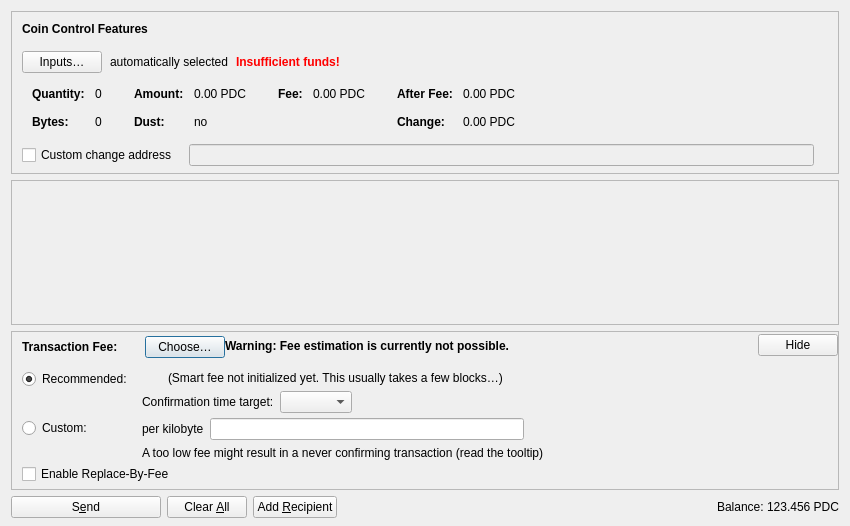
<?xml version="1.0" encoding="UTF-8"?>
<ui version="4.0">
 <class>SendCoinsDialog</class>
 <widget class="QDialog" name="SendCoinsDialog">
  <property name="geometry">
   <rect>
    <x>0</x>
    <y>0</y>
    <width>850</width>
    <height>526</height>
   </rect>
  </property>
  <property name="windowTitle">
   <string>Send Coins</string>
  </property>
  <layout class="QVBoxLayout" name="verticalLayout" stretch="0,1,0,0">
   <property name="bottomMargin">
    <number>8</number>
   </property>
   <item>
    <widget class="QFrame" name="frameCoinControl">
     <property name="sizePolicy">
      <sizepolicy hsizetype="Expanding" vsizetype="Expanding">
       <horstretch>0</horstretch>
       <verstretch>0</verstretch>
      </sizepolicy>
     </property>
     <property name="maximumSize">
      <size>
       <width>16777215</width>
       <height>16777215</height>
      </size>
     </property>
     <property name="frameShape">
      <enum>QFrame::StyledPanel</enum>
     </property>
     <property name="frameShadow">
      <enum>QFrame::Sunken</enum>
     </property>
     <layout class="QVBoxLayout" name="verticalLayoutCoinControl2">
      <property name="spacing">
       <number>0</number>
      </property>
      <property name="leftMargin">
       <number>0</number>
      </property>
      <property name="topMargin">
       <number>0</number>
      </property>
      <property name="rightMargin">
       <number>0</number>
      </property>
      <property name="bottomMargin">
       <number>6</number>
      </property>
      <item>
       <layout class="QVBoxLayout" name="verticalLayoutCoinControl" stretch="0,0,0,0,1">
        <property name="spacing">
         <number>0</number>
        </property>
        <property name="leftMargin">
         <number>10</number>
        </property>
        <property name="topMargin">
         <number>10</number>
        </property>
        <item>
         <layout class="QHBoxLayout" name="horizontalLayoutCoinControl1">
          <property name="bottomMargin">
           <number>15</number>
          </property>
          <item>
           <widget class="QLabel" name="labelCoinControlFeatures">
            <property name="sizePolicy">
             <sizepolicy hsizetype="Preferred" vsizetype="Maximum">
              <horstretch>0</horstretch>
              <verstretch>0</verstretch>
             </sizepolicy>
            </property>
            <property name="font">
             <font>
              <weight>75</weight>
              <bold>true</bold>
             </font>
            </property>
            <property name="styleSheet">
             <string notr="true">font-weight:bold;</string>
            </property>
            <property name="text">
             <string>Coin Control Features</string>
            </property>
           </widget>
          </item>
         </layout>
        </item>
        <item>
         <layout class="QHBoxLayout" name="horizontalLayoutCoinControl2" stretch="0,0,0,0">
          <property name="spacing">
           <number>8</number>
          </property>
          <property name="bottomMargin">
           <number>10</number>
          </property>
          <item>
           <widget class="QPushButton" name="pushButtonCoinControl">
            <property name="styleSheet">
             <string notr="true"/>
            </property>
            <property name="text">
             <string>Inputs…</string>
            </property>
            <property name="autoDefault">
             <bool>false</bool>
            </property>
           </widget>
          </item>
          <item>
           <widget class="QLabel" name="labelCoinControlAutomaticallySelected">
            <property name="text">
             <string>automatically selected</string>
            </property>
            <property name="margin">
             <number>5</number>
            </property>
           </widget>
          </item>
          <item>
           <widget class="QLabel" name="labelCoinControlInsuffFunds">
            <property name="font">
             <font>
              <weight>75</weight>
              <bold>true</bold>
             </font>
            </property>
            <property name="styleSheet">
             <string notr="true">color:red;font-weight:bold;</string>
            </property>
            <property name="text">
             <string>Insufficient funds!</string>
            </property>
            <property name="margin">
             <number>5</number>
            </property>
           </widget>
          </item>
          <item>
           <spacer name="horizontalSpacerCoinControl">
            <property name="orientation">
             <enum>Qt::Horizontal</enum>
            </property>
            <property name="sizeHint" stdset="0">
             <size>
              <width>40</width>
              <height>1</height>
             </size>
            </property>
           </spacer>
          </item>
         </layout>
        </item>
        <item>
         <widget class="QWidget" name="widgetCoinControl" native="true">
          <property name="sizePolicy">
           <sizepolicy hsizetype="Preferred" vsizetype="Preferred">
            <horstretch>0</horstretch>
            <verstretch>0</verstretch>
           </sizepolicy>
          </property>
          <property name="minimumSize">
           <size>
            <width>0</width>
            <height>0</height>
           </size>
          </property>
          <property name="styleSheet">
           <string notr="true"/>
          </property>
          <layout class="QHBoxLayout" name="horizontalLayoutCoinControl5">
           <property name="leftMargin">
            <number>0</number>
           </property>
           <property name="topMargin">
            <number>0</number>
           </property>
           <property name="rightMargin">
            <number>0</number>
           </property>
           <property name="bottomMargin">
            <number>0</number>
           </property>
           <item>
            <layout class="QHBoxLayout" name="horizontalLayoutCoinControl3" stretch="0,0,0,1">
             <property name="spacing">
              <number>20</number>
             </property>
             <property name="topMargin">
              <number>0</number>
             </property>
             <property name="bottomMargin">
              <number>10</number>
             </property>
             <item>
              <layout class="QFormLayout" name="formLayoutCoinControl1">
               <property name="horizontalSpacing">
                <number>10</number>
               </property>
               <property name="verticalSpacing">
                <number>14</number>
               </property>
               <property name="leftMargin">
                <number>10</number>
               </property>
               <property name="topMargin">
                <number>4</number>
               </property>
               <property name="rightMargin">
                <number>6</number>
               </property>
               <item row="0" column="0">
                <widget class="QLabel" name="labelCoinControlQuantityText">
                 <property name="font">
                  <font>
                   <weight>75</weight>
                   <bold>true</bold>
                  </font>
                 </property>
                 <property name="text">
                  <string>Quantity:</string>
                 </property>
                 <property name="margin">
                  <number>0</number>
                 </property>
                </widget>
               </item>
               <item row="0" column="1">
                <widget class="QLabel" name="labelCoinControlQuantity">
                 <property name="cursor">
                  <cursorShape>IBeamCursor</cursorShape>
                 </property>
                 <property name="contextMenuPolicy">
                  <enum>Qt::ActionsContextMenu</enum>
                 </property>
                 <property name="text">
                  <string notr="true">0</string>
                 </property>
                 <property name="margin">
                  <number>0</number>
                 </property>
                 <property name="textInteractionFlags">
                  <set>Qt::LinksAccessibleByMouse|Qt::TextSelectableByKeyboard|Qt::TextSelectableByMouse</set>
                 </property>
                </widget>
               </item>
               <item row="1" column="0">
                <widget class="QLabel" name="labelCoinControlBytesText">
                 <property name="font">
                  <font>
                   <weight>75</weight>
                   <bold>true</bold>
                  </font>
                 </property>
                 <property name="text">
                  <string>Bytes:</string>
                 </property>
                </widget>
               </item>
               <item row="1" column="1">
                <widget class="QLabel" name="labelCoinControlBytes">
                 <property name="cursor">
                  <cursorShape>IBeamCursor</cursorShape>
                 </property>
                 <property name="contextMenuPolicy">
                  <enum>Qt::ActionsContextMenu</enum>
                 </property>
                 <property name="text">
                  <string notr="true">0</string>
                 </property>
                 <property name="textInteractionFlags">
                  <set>Qt::LinksAccessibleByMouse|Qt::TextSelectableByKeyboard|Qt::TextSelectableByMouse</set>
                 </property>
                </widget>
               </item>
              </layout>
             </item>
             <item>
              <layout class="QFormLayout" name="formLayoutCoinControl2">
               <property name="horizontalSpacing">
                <number>10</number>
               </property>
               <property name="verticalSpacing">
                <number>14</number>
               </property>
               <property name="leftMargin">
                <number>6</number>
               </property>
               <property name="topMargin">
                <number>4</number>
               </property>
               <property name="rightMargin">
                <number>6</number>
               </property>
               <item row="0" column="0">
                <widget class="QLabel" name="labelCoinControlAmountText">
                 <property name="font">
                  <font>
                   <weight>75</weight>
                   <bold>true</bold>
                  </font>
                 </property>
                 <property name="text">
                  <string>Amount:</string>
                 </property>
                 <property name="margin">
                  <number>0</number>
                 </property>
                </widget>
               </item>
               <item row="0" column="1">
                <widget class="QLabel" name="labelCoinControlAmount">
                 <property name="cursor">
                  <cursorShape>IBeamCursor</cursorShape>
                 </property>
                 <property name="contextMenuPolicy">
                  <enum>Qt::ActionsContextMenu</enum>
                 </property>
                 <property name="text">
                  <string notr="true">0.00 PDC</string>
                 </property>
                 <property name="textInteractionFlags">
                  <set>Qt::LinksAccessibleByMouse|Qt::TextSelectableByKeyboard|Qt::TextSelectableByMouse</set>
                 </property>
                </widget>
               </item>
               <item row="1" column="0">
                <widget class="QLabel" name="labelCoinControlLowOutputText">
                 <property name="font">
                  <font>
                   <weight>75</weight>
                   <bold>true</bold>
                  </font>
                 </property>
                 <property name="text">
                  <string>Dust:</string>
                 </property>
                </widget>
               </item>
               <item row="1" column="1">
                <widget class="QLabel" name="labelCoinControlLowOutput">
                 <property name="cursor">
                  <cursorShape>IBeamCursor</cursorShape>
                 </property>
                 <property name="contextMenuPolicy">
                  <enum>Qt::ActionsContextMenu</enum>
                 </property>
                 <property name="text">
                  <string notr="true">no</string>
                 </property>
                 <property name="textInteractionFlags">
                  <set>Qt::LinksAccessibleByMouse|Qt::TextSelectableByKeyboard|Qt::TextSelectableByMouse</set>
                 </property>
                </widget>
               </item>
              </layout>
             </item>
             <item>
              <layout class="QFormLayout" name="formLayoutCoinControl3">
               <property name="horizontalSpacing">
                <number>10</number>
               </property>
               <property name="verticalSpacing">
                <number>14</number>
               </property>
               <property name="leftMargin">
                <number>6</number>
               </property>
               <property name="topMargin">
                <number>4</number>
               </property>
               <property name="rightMargin">
                <number>6</number>
               </property>
               <item row="0" column="0">
                <widget class="QLabel" name="labelCoinControlFeeText">
                 <property name="font">
                  <font>
                   <weight>75</weight>
                   <bold>true</bold>
                  </font>
                 </property>
                 <property name="text">
                  <string>Fee:</string>
                 </property>
                 <property name="margin">
                  <number>0</number>
                 </property>
                </widget>
               </item>
               <item row="0" column="1">
                <widget class="QLabel" name="labelCoinControlFee">
                 <property name="cursor">
                  <cursorShape>IBeamCursor</cursorShape>
                 </property>
                 <property name="contextMenuPolicy">
                  <enum>Qt::ActionsContextMenu</enum>
                 </property>
                 <property name="text">
                  <string notr="true">0.00 PDC</string>
                 </property>
                 <property name="textInteractionFlags">
                  <set>Qt::LinksAccessibleByMouse|Qt::TextSelectableByKeyboard|Qt::TextSelectableByMouse</set>
                 </property>
                </widget>
               </item>
              </layout>
             </item>
             <item>
              <layout class="QFormLayout" name="formLayoutCoinControl4">
               <property name="horizontalSpacing">
                <number>10</number>
               </property>
               <property name="verticalSpacing">
                <number>14</number>
               </property>
               <property name="leftMargin">
                <number>6</number>
               </property>
               <property name="topMargin">
                <number>4</number>
               </property>
               <property name="rightMargin">
                <number>6</number>
               </property>
               <item row="0" column="0">
                <widget class="QLabel" name="labelCoinControlAfterFeeText">
                 <property name="font">
                  <font>
                   <weight>75</weight>
                   <bold>true</bold>
                  </font>
                 </property>
                 <property name="text">
                  <string>After Fee:</string>
                 </property>
                 <property name="margin">
                  <number>0</number>
                 </property>
                </widget>
               </item>
               <item row="0" column="1">
                <widget class="QLabel" name="labelCoinControlAfterFee">
                 <property name="cursor">
                  <cursorShape>IBeamCursor</cursorShape>
                 </property>
                 <property name="contextMenuPolicy">
                  <enum>Qt::ActionsContextMenu</enum>
                 </property>
                 <property name="text">
                  <string notr="true">0.00 PDC</string>
                 </property>
                 <property name="textInteractionFlags">
                  <set>Qt::LinksAccessibleByMouse|Qt::TextSelectableByKeyboard|Qt::TextSelectableByMouse</set>
                 </property>
                </widget>
               </item>
               <item row="1" column="0">
                <widget class="QLabel" name="labelCoinControlChangeText">
                 <property name="font">
                  <font>
                   <weight>75</weight>
                   <bold>true</bold>
                  </font>
                 </property>
                 <property name="text">
                  <string>Change:</string>
                 </property>
                </widget>
               </item>
               <item row="1" column="1">
                <widget class="QLabel" name="labelCoinControlChange">
                 <property name="cursor">
                  <cursorShape>IBeamCursor</cursorShape>
                 </property>
                 <property name="contextMenuPolicy">
                  <enum>Qt::ActionsContextMenu</enum>
                 </property>
                 <property name="text">
                  <string notr="true">0.00 PDC</string>
                 </property>
                 <property name="textInteractionFlags">
                  <set>Qt::LinksAccessibleByMouse|Qt::TextSelectableByKeyboard|Qt::TextSelectableByMouse</set>
                 </property>
                </widget>
               </item>
              </layout>
             </item>
            </layout>
           </item>
          </layout>
         </widget>
        </item>
        <item>
         <layout class="QHBoxLayout" name="horizontalLayoutCoinControl4" stretch="0,0,0">
          <property name="spacing">
           <number>12</number>
          </property>
          <property name="sizeConstraint">
           <enum>QLayout::SetDefaultConstraint</enum>
          </property>
          <property name="topMargin">
           <number>5</number>
          </property>
          <property name="rightMargin">
           <number>5</number>
          </property>
          <item>
           <widget class="QCheckBox" name="checkBoxCoinControlChange">
            <property name="toolTip">
             <string>If this is activated, but the change address is empty or invalid, change will be sent to a newly generated address.</string>
            </property>
            <property name="text">
             <string>Custom change address</string>
            </property>
           </widget>
          </item>
          <item>
           <widget class="QValidatedLineEdit" name="lineEditCoinControlChange">
            <property name="enabled">
             <bool>false</bool>
            </property>
            <property name="sizePolicy">
             <sizepolicy hsizetype="Expanding" vsizetype="Fixed">
              <horstretch>0</horstretch>
              <verstretch>0</verstretch>
             </sizepolicy>
            </property>
           </widget>
          </item>
          <item>
           <widget class="QLabel" name="labelCoinControlChangeLabel">
            <property name="sizePolicy">
             <sizepolicy hsizetype="Preferred" vsizetype="Expanding">
              <horstretch>0</horstretch>
              <verstretch>0</verstretch>
             </sizepolicy>
            </property>
            <property name="minimumSize">
             <size>
              <width>0</width>
              <height>0</height>
             </size>
            </property>
            <property name="text">
             <string/>
            </property>
            <property name="margin">
             <number>3</number>
            </property>
           </widget>
          </item>
         </layout>
        </item>
        <item>
         <spacer name="verticalSpacerCoinControl">
          <property name="orientation">
           <enum>Qt::Vertical</enum>
          </property>
          <property name="sizeHint" stdset="0">
           <size>
            <width>800</width>
            <height>1</height>
           </size>
          </property>
         </spacer>
        </item>
       </layout>
      </item>
     </layout>
    </widget>
   </item>
   <item>
    <widget class="QScrollArea" name="scrollArea">
     <property name="widgetResizable">
      <bool>true</bool>
     </property>
     <widget class="QWidget" name="scrollAreaWidgetContents">
      <property name="geometry">
       <rect>
        <x>0</x>
        <y>0</y>
        <width>830</width>
        <height>104</height>
       </rect>
      </property>
      <layout class="QVBoxLayout" name="verticalLayout_2" stretch="0,1">
       <property name="leftMargin">
        <number>0</number>
       </property>
       <property name="topMargin">
        <number>0</number>
       </property>
       <property name="rightMargin">
        <number>0</number>
       </property>
       <property name="bottomMargin">
        <number>0</number>
       </property>
       <item>
        <layout class="QVBoxLayout" name="entries">
         <property name="spacing">
          <number>6</number>
         </property>
        </layout>
       </item>
       <item>
        <spacer name="verticalSpacer">
         <property name="orientation">
          <enum>Qt::Vertical</enum>
         </property>
         <property name="sizeHint" stdset="0">
          <size>
           <width>20</width>
           <height>40</height>
          </size>
         </property>
        </spacer>
       </item>
      </layout>
     </widget>
    </widget>
   </item>
   <item>
    <widget class="QFrame" name="frameFee">
     <property name="sizePolicy">
      <sizepolicy hsizetype="Expanding" vsizetype="Expanding">
       <horstretch>0</horstretch>
       <verstretch>0</verstretch>
      </sizepolicy>
     </property>
     <property name="maximumSize">
      <size>
       <width>16777215</width>
       <height>16777215</height>
      </size>
     </property>
     <property name="frameShape">
      <enum>QFrame::StyledPanel</enum>
     </property>
     <property name="frameShadow">
      <enum>QFrame::Sunken</enum>
     </property>
     <layout class="QVBoxLayout" name="verticalLayoutFee1">
      <property name="spacing">
       <number>0</number>
      </property>
      <property name="leftMargin">
       <number>0</number>
      </property>
      <property name="topMargin">
       <number>0</number>
      </property>
      <property name="rightMargin">
       <number>0</number>
      </property>
      <property name="bottomMargin">
       <number>0</number>
      </property>
      <item>
       <layout class="QVBoxLayout" name="verticalLayoutFee2" stretch="0,0,0">
        <property name="spacing">
         <number>0</number>
        </property>
        <property name="leftMargin">
         <number>10</number>
        </property>
        <property name="topMargin">
         <number>0</number>
        </property>
        <item>
         <layout class="QHBoxLayout" name="horizontalLayoutFee1">
          <property name="bottomMargin">
           <number>0</number>
          </property>
          <item>
           <layout class="QVBoxLayout" name="verticalLayoutFee7">
            <property name="spacing">
             <number>0</number>
            </property>
            <item>
             <spacer name="verticalSpacerSmartFee">
              <property name="orientation">
               <enum>Qt::Vertical</enum>
              </property>
              <property name="sizeType">
               <enum>QSizePolicy::Fixed</enum>
              </property>
              <property name="sizeHint" stdset="0">
               <size>
                <width>1</width>
                <height>4</height>
               </size>
              </property>
             </spacer>
            </item>
            <item>
             <layout class="QHBoxLayout" name="horizontalLayoutSmartFee">
              <property name="spacing">
               <number>10</number>
              </property>
              <item>
               <widget class="QLabel" name="labelFeeHeadline">
                <property name="sizePolicy">
                 <sizepolicy hsizetype="Preferred" vsizetype="Maximum">
                  <horstretch>0</horstretch>
                  <verstretch>0</verstretch>
                 </sizepolicy>
                </property>
                <property name="font">
                 <font>
                  <weight>75</weight>
                  <bold>true</bold>
                 </font>
                </property>
                <property name="styleSheet">
                 <string notr="true">font-weight:bold;</string>
                </property>
                <property name="text">
                 <string>Transaction Fee:</string>
                </property>
               </widget>
              </item>
              <item>
               <widget class="QLabel" name="labelFeeMinimized">
                <property name="text">
                 <string/>
                </property>
               </widget>
              </item>
              <item>
               <widget class="QPushButton" name="buttonChooseFee">
                <property name="text">
                 <string>Choose…</string>
                </property>
               </widget>
              </item>
             </layout>
            </item>
            <item>
             <spacer name="verticalSpacer_5">
              <property name="orientation">
               <enum>Qt::Vertical</enum>
              </property>
              <property name="sizeHint" stdset="0">
               <size>
                <width>1</width>
                <height>1</height>
               </size>
              </property>
             </spacer>
            </item>
           </layout>
          </item>
          <item>
           <widget class="QLabel" name="fallbackFeeWarningLabel">
            <property name="toolTip">
             <string>Using the fallbackfee can result in sending a transaction that will take several hours or days (or never) to confirm. Consider choosing your fee manually or wait until you have validated the complete chain.</string>
            </property>
            <property name="font">
            <font>
                <weight>75</weight>
                <bold>true</bold>
            </font>
            </property>
            <property name="text">
             <string>Warning: Fee estimation is currently not possible.</string>
            </property>
            <property name="wordWrap">
             <bool>false</bool>
            </property>
           </widget>
          </item>
          <item>
           <spacer name="horizontalSpacer_4">
            <property name="orientation">
             <enum>Qt::Horizontal</enum>
            </property>
            <property name="sizeType">
             <enum>QSizePolicy::MinimumExpanding</enum>
            </property>
            <property name="sizeHint" stdset="0">
             <size>
              <width>40</width>
              <height>20</height>
             </size>
            </property>
           </spacer>
          </item>
          <item>
           <widget class="QPushButton" name="buttonMinimizeFee">
            <property name="toolTip">
             <string>Hide transaction fee settings</string>
            </property>
            <property name="text">
             <string>Hide</string>
            </property>
           </widget>
          </item>
         </layout>
        </item>
        <item>
         <widget class="QFrame" name="frameFeeSelection">
          <layout class="QVBoxLayout" name="verticalLayoutFee12">
           <property name="spacing">
            <number>0</number>
           </property>
           <property name="leftMargin">
            <number>0</number>
           </property>
           <property name="topMargin">
            <number>0</number>
           </property>
           <property name="rightMargin">
            <number>0</number>
           </property>
           <property name="bottomMargin">
            <number>0</number>
           </property>
           <item>
            <layout class="QGridLayout" name="gridLayoutFee">
             <property name="topMargin">
              <number>10</number>
             </property>
             <property name="bottomMargin">
              <number>4</number>
             </property>
             <property name="horizontalSpacing">
              <number>10</number>
             </property>
             <property name="verticalSpacing">
              <number>4</number>
             </property>
             <item row="1" column="1">
              <layout class="QVBoxLayout" name="verticalLayoutFee8">
               <property name="spacing">
                <number>6</number>
               </property>
               <item>
                <layout class="QHBoxLayout" name="horizontalLayoutFee13">
                 <item>
                  <widget class="QLabel" name="labelCustomPerKilobyte">
                   <property name="toolTip">
                    <string>Specify a custom fee per kB (1,000 bytes) of the transaction's virtual size.

Note:  Since the fee is calculated on a per-byte basis, a fee rate of "100 satoshis per kvB" for a transaction size of 500 virtual bytes (half of 1 kvB) would ultimately yield a fee of only 50 satoshis.</string>
                   </property>
                   <property name="text">
                    <string>per kilobyte</string>
                   </property>
                  </widget>
                 </item>
                 <item>
                  <widget class="PaydacoinAmountField" name="customFee"/>
                 </item>
                 <item>
                  <spacer name="horizontalSpacer_6">
                   <property name="orientation">
                    <enum>Qt::Horizontal</enum>
                   </property>
                   <property name="sizeHint" stdset="0">
                    <size>
                     <width>1</width>
                     <height>1</height>
                    </size>
                   </property>
                  </spacer>
                 </item>
                </layout>
               </item>
               <item>
                <layout class="QHBoxLayout" name="horizontalLayoutFee8">
                 <item>
                  <widget class="QLabel" name="labelCustomFeeWarning">
                   <property name="enabled">
                    <bool>true</bool>
                   </property>
                   <property name="toolTip">
                    <string>When there is less transaction volume than space in the blocks, miners as well as relaying nodes may enforce a minimum fee. Paying only this minimum fee is just fine, but be aware that this can result in a never confirming transaction once there is more demand for paydacoin transactions than the network can process.</string>
                   </property>
                   <property name="text">
                    <string>A too low fee might result in a never confirming transaction (read the tooltip)</string>
                   </property>
                  </widget>
                 </item>
                 <item>
                  <spacer name="horizontalSpacer_2">
                   <property name="orientation">
                    <enum>Qt::Horizontal</enum>
                   </property>
                   <property name="sizeHint" stdset="0">
                    <size>
                     <width>1</width>
                     <height>1</height>
                    </size>
                   </property>
                  </spacer>
                 </item>
                </layout>
               </item>
              </layout>
             </item>
             <item row="0" column="0">
              <layout class="QVBoxLayout" name="verticalLayoutFee4" stretch="0,1">
               <item>
                <widget class="QRadioButton" name="radioSmartFee">
                 <property name="text">
                  <string>Recommended:</string>
                 </property>
                 <property name="checked">
                  <bool>true</bool>
                 </property>
                 <attribute name="buttonGroup">
                  <string notr="true">groupFee</string>
                 </attribute>
                </widget>
               </item>
               <item>
                <spacer name="verticalSpacer_2">
                 <property name="orientation">
                  <enum>Qt::Vertical</enum>
                 </property>
                 <property name="sizeHint" stdset="0">
                  <size>
                   <width>1</width>
                   <height>1</height>
                  </size>
                 </property>
                </spacer>
               </item>
              </layout>
             </item>
             <item row="1" column="0">
              <layout class="QVBoxLayout" name="verticalLayoutFee9" stretch="0,1">
               <item>
                <widget class="QRadioButton" name="radioCustomFee">
                 <property name="text">
                  <string>Custom:</string>
                 </property>
                 <attribute name="buttonGroup">
                  <string notr="true">groupFee</string>
                 </attribute>
                </widget>
               </item>
               <item>
                <spacer name="verticalSpacer_6">
                 <property name="orientation">
                  <enum>Qt::Vertical</enum>
                 </property>
                 <property name="sizeHint" stdset="0">
                  <size>
                   <width>1</width>
                   <height>1</height>
                  </size>
                 </property>
                </spacer>
               </item>
              </layout>
             </item>
             <item row="0" column="1">
              <layout class="QVBoxLayout" name="verticalLayoutFee3" stretch="0,0,1">
               <property name="spacing">
                <number>6</number>
               </property>
               <property name="topMargin">
                <number>2</number>
               </property>
               <item>
                <layout class="QHBoxLayout" name="horizontalLayoutFee12">
                 <item>
                  <widget class="QLabel" name="labelSmartFee">
                   <property name="text">
                    <string/>
                   </property>
                  </widget>
                 </item>
                 <item>
                  <widget class="QLabel" name="labelFeeEstimation">
                   <property name="text">
                    <string/>
                   </property>
                  </widget>
                 </item>
                 <item>
                  <widget class="QLabel" name="labelSmartFee2">
                   <property name="text">
                    <string>(Smart fee not initialized yet. This usually takes a few blocks…)</string>
                   </property>
                  </widget>
                 </item>
                 <item>
                  <spacer name="horizontalSpacer_5">
                   <property name="orientation">
                    <enum>Qt::Horizontal</enum>
                   </property>
                   <property name="sizeHint" stdset="0">
                    <size>
                     <width>1</width>
                     <height>1</height>
                    </size>
                   </property>
                  </spacer>
                 </item>
                </layout>
               </item>
               <item>
                <layout class="QHBoxLayout" name="horizontalLayoutFee9">
                 <item>
                  <layout class="QVBoxLayout" name="verticalLayoutFee6">
                   <item>
                    <widget class="QLabel" name="labelSmartFee3">
                     <property name="text">
                      <string>Confirmation time target:</string>
                     </property>
                    </widget>
                   </item>
                  </layout>
                 </item>
                 <item>
                  <layout class="QVBoxLayout" name="verticalLayoutFee5">
                   <property name="rightMargin">
                    <number>30</number>
                   </property>
                   <item>
                    <layout class="QHBoxLayout" name="horizontalLayoutConfTarget">
                     <property name="bottomMargin">
                      <number>0</number>
                     </property>
                     <item>
                      <widget class="QComboBox" name="confTargetSelector"/>
                     </item>
                     <item>
                      <spacer name="horizontalSpacerConfTarget">
                       <property name="orientation">
                        <enum>Qt::Horizontal</enum>
                       </property>
                       <property name="sizeHint" stdset="0">
                        <size>
                         <width>40</width>
                         <height>20</height>
                        </size>
                       </property>
                      </spacer>
                     </item>
                    </layout>
                   </item>
                  </layout>
                 </item>
                </layout>
               </item>
               <item>
                <spacer name="verticalSpacer_4">
                 <property name="orientation">
                  <enum>Qt::Vertical</enum>
                 </property>
                 <property name="sizeHint" stdset="0">
                  <size>
                   <width>1</width>
                   <height>1</height>
                  </size>
                 </property>
                </spacer>
               </item>
              </layout>
             </item>
            </layout>
           </item>
           <item>
            <widget class="QCheckBox" name="optInRBF">
             <property name="text">
              <string>Enable Replace-By-Fee</string>
             </property>
             <property name="toolTip">
              <string>With Replace-By-Fee (BIP-125) you can increase a transaction's fee after it is sent. Without this, a higher fee may be recommended to compensate for increased transaction delay risk.</string>
             </property>
            </widget>
           </item>
          </layout>
         </widget>
        </item>
        <item>
         <spacer name="verticalSpacerFee">
          <property name="orientation">
           <enum>Qt::Vertical</enum>
          </property>
          <property name="sizeHint" stdset="0">
           <size>
            <width>40</width>
            <height>5</height>
           </size>
          </property>
         </spacer>
        </item>
       </layout>
      </item>
     </layout>
    </widget>
   </item>
   <item>
    <layout class="QHBoxLayout" name="horizontalLayout">
     <item>
      <widget class="QPushButton" name="sendButton">
       <property name="minimumSize">
        <size>
         <width>150</width>
         <height>0</height>
        </size>
       </property>
       <property name="toolTip">
        <string>Confirm the send action</string>
       </property>
       <property name="text">
        <string>S&amp;end</string>
       </property>
       <property name="icon">
        <iconset resource="../paydacoin.qrc">
         <normaloff>:/icons/send</normaloff>:/icons/send</iconset>
       </property>
       <property name="autoDefault">
        <bool>false</bool>
       </property>
       <property name="default">
        <bool>false</bool>
       </property>
      </widget>
     </item>
     <item>
      <widget class="QPushButton" name="clearButton">
       <property name="sizePolicy">
        <sizepolicy hsizetype="Minimum" vsizetype="Fixed">
         <horstretch>0</horstretch>
         <verstretch>0</verstretch>
        </sizepolicy>
       </property>
       <property name="toolTip">
        <string>Clear all fields of the form.</string>
       </property>
       <property name="text">
        <string>Clear &amp;All</string>
       </property>
       <property name="icon">
        <iconset resource="../paydacoin.qrc">
         <normaloff>:/icons/remove</normaloff>:/icons/remove</iconset>
       </property>
       <property name="autoDefault">
        <bool>false</bool>
       </property>
      </widget>
     </item>
     <item>
      <widget class="QPushButton" name="addButton">
       <property name="toolTip">
        <string>Send to multiple recipients at once</string>
       </property>
       <property name="text">
        <string>Add &amp;Recipient</string>
       </property>
       <property name="icon">
        <iconset resource="../paydacoin.qrc">
         <normaloff>:/icons/add</normaloff>:/icons/add</iconset>
       </property>
       <property name="autoDefault">
        <bool>false</bool>
       </property>
      </widget>
     </item>
     <item>
      <spacer name="horizontalSpacer">
       <property name="orientation">
        <enum>Qt::Horizontal</enum>
       </property>
       <property name="sizeHint" stdset="0">
        <size>
         <width>40</width>
         <height>20</height>
        </size>
       </property>
      </spacer>
     </item>
     <item>
      <layout class="QHBoxLayout" name="horizontalLayout_2">
       <property name="spacing">
        <number>3</number>
       </property>
       <item>
        <widget class="QLabel" name="labelBalanceName">
         <property name="sizePolicy">
          <sizepolicy hsizetype="Preferred" vsizetype="Fixed">
           <horstretch>0</horstretch>
           <verstretch>0</verstretch>
          </sizepolicy>
         </property>
         <property name="text">
          <string>Balance:</string>
         </property>
        </widget>
       </item>
       <item>
        <widget class="QLabel" name="labelBalance">
         <property name="sizePolicy">
          <sizepolicy hsizetype="Preferred" vsizetype="Fixed">
           <horstretch>0</horstretch>
           <verstretch>0</verstretch>
          </sizepolicy>
         </property>
         <property name="cursor">
          <cursorShape>IBeamCursor</cursorShape>
         </property>
         <property name="text">
          <string notr="true">123.456 PDC</string>
         </property>
         <property name="textInteractionFlags">
          <set>Qt::LinksAccessibleByMouse|Qt::TextSelectableByKeyboard|Qt::TextSelectableByMouse</set>
         </property>
        </widget>
       </item>
      </layout>
     </item>
    </layout>
   </item>
  </layout>
 </widget>
 <customwidgets>
  <customwidget>
   <class>QValidatedLineEdit</class>
   <extends>QLineEdit</extends>
   <header>qt/qvalidatedlineedit.h</header>
  </customwidget>
  <customwidget>
   <class>PaydacoinAmountField</class>
   <extends>QLineEdit</extends>
   <header>qt/paydacoinamountfield.h</header>
   <container>1</container>
  </customwidget>
 </customwidgets>
 <resources>
  <include location="../paydacoin.qrc"/>
 </resources>
 <connections/>
 <buttongroups>
  <buttongroup name="groupFee"/>
 </buttongroups>
</ui>
